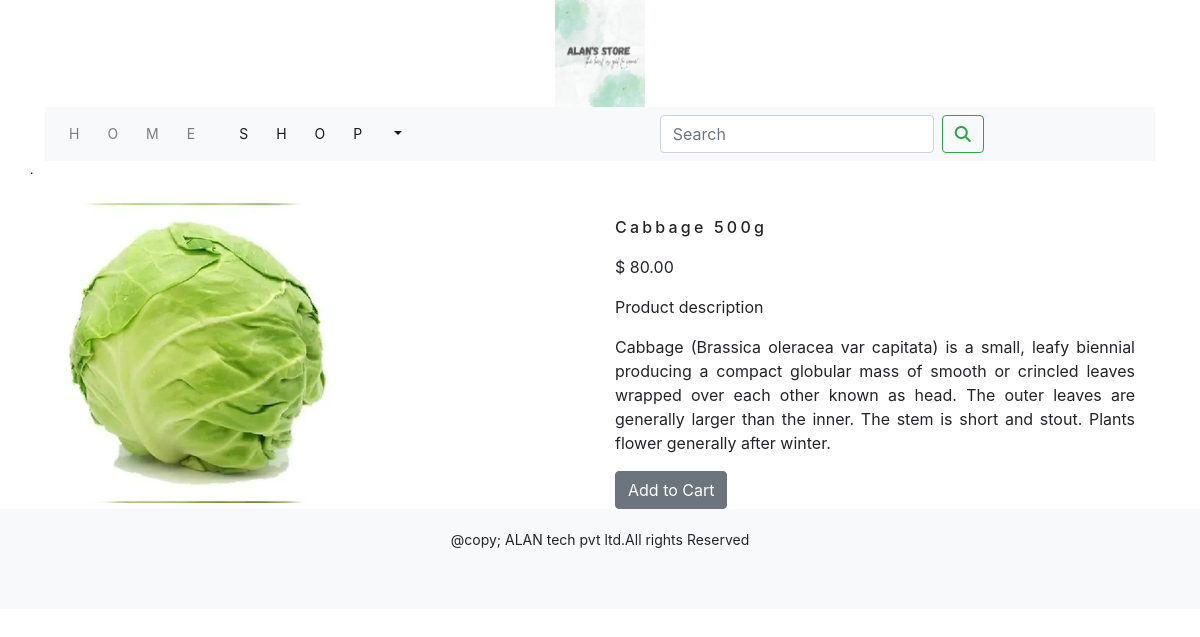
Page /shop/vegetables/cabbage-500g on the committed database.
### shop/models.py (models this page shows, shortened)
class product(models.Model):
    name=models.CharField(max_length=250,unique=True)
    slug=models.SlugField(max_length=250,unique=True)
    description=models.TextField(blank=True)
    price=models.DecimalField(max_digits=10,decimal_places=2)
    category=models.ForeignKey(category,on_delete=models.CASCADE)
    image=models.ImageField(upload_to='product',blank=True)
    stock=models.IntegerField()
    available=models.BooleanField(default=True)
    created=models.DateTimeField(auto_now_add=True)
    updated=models.DateTimeField(auto_now=True)
    class Meta:
        ordering=('name',)
        verbose_name='product'
        verbose_name_plural='products'

### shop/views.py (the view)
# urls.py: path('<slug:c_slug>/<slug:product_slug>',views.proDetail,name='productCatdetail')
def proDetail(request,c_slug,product_slug):
    try:
        product1=product.objects.get(category__slug=c_slug,slug=product_slug)
    except Exception as e:
        raise e
    return render(request,'product.html',{'product':product1})

### cart/context_processors.py (called while the page is built)
def counter(request):
    item_count= 0
    if 'admin' in request.path:
        return {}
    else:
        try:
            cart=Cart.objects.filter(cart_id=_cart_id(request))
            cart_items=CartItem.objects.all().filter(cart=cart[:1])
            for cart_item in cart_items:
                item_count += cart_item.quantity
        except Cart.DoesNotExist:
            item_count =0
        return dict(item_count=item_count)

### cart/views.py (called while the page is built)
def _cart_id(request):
    cart=request.session.session_key
    if not cart:
        cart=request.session.create()
    return cart

### shop/context_processors.py (called while the page is built)
def menu_links(request):
    links=category.objects.all()
    return dict(links=links)

### shop/models.py (called while the page is built)
    def get_url(self):
        return reverse('shop:products_by_category',args=[self.slug])

    def __str__(self):
        return '{}'.format(self.name)

### templates/product.html (shortened to what this page needs)
{% extends 'base.html' %}
{% load static %}
{% block content %}
<div class="container">
    <div class="row my_prod_row_class">
        <div class="mx_auto">
           .
        </div>
    </div>
    <br>
    <div class="row">
        <div class="col-12 col-sm-12 col-md-12 col-lg-6 text-center">
            <div style="min-width:18rem">
                <div class="my_product_image">
                    <img src="{{product.image.url}}" alt="{{product.name}}" style="height:300px;">
                </div>
            </div>
        </div>
        <div class="col-12 col-sm-12 col-md-12 col-lg-6">
            <div>
                <h1 class="my_prod_title">{{product.name}}</h1>
                <p class="my_title">$ {{product.price}}</p>
                <p>Product description</p>
                <p class="text-justify my_prod_text">{{product.description}}</p>
                {% if product.stock <= 0 %}
                    <p class="text-justify my_prod_text"><b>Out of stock</b></p>
                {% else %}
                    <a class="btn btn-secondary" href="{% url 'cart:add_cart' product.id %}">Add to Cart</a>
                {% endif %}
            </div>
        </div>
    </div>
</div>
{% endblock %}

### static/css/custom.css (style rules this page uses)
body { font-family: 'Roboto Condensed', sans-serif; }
.my_prod_row_class { padding-top;15px padding-bottom:20px; }
.my_prod_row_class .mx_auto { color:#000; font-size:12px; text-decoration:none; }
.my_prod_title { font-size:16px; text_transform:uppercase; letter-spacing:.2em; padding-top:15px; padding-bottom:10px; }
.my_prod_text { padding-right:20px; }
.my_product_image { max-width: 20px; max-height: 10px; }

### rows in the picture
product: image (picture), name "Cabbage 500g", price "80.00", description "Cabbage (Brassica oleracea var capitata) is a small, leafy biennial producing a compact globular mass of smooth or crincled leaves wrapped over each other known as head. The outer leaves are generally larger than the inner. The stem is short and stout. Plants flower generally after winter."
